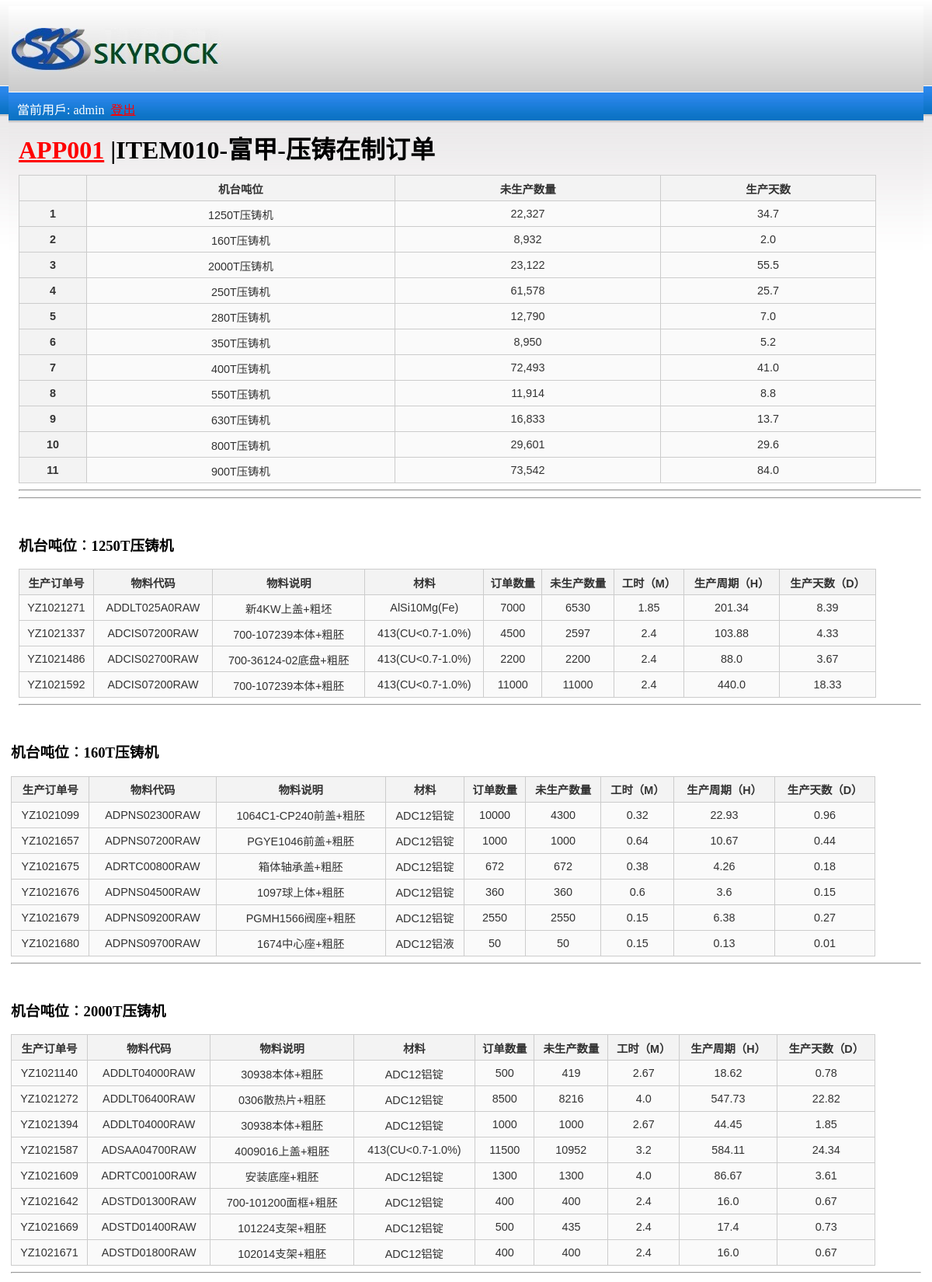
The app's page /app001/item010/ (signed in, upper part) with its own data.
### app001/models.py (models this page shows, shortened)
class Item010(models.Model):
    f01 = models.CharField(default=".", max_length=99,verbose_name="机台吨位")
    f02 = models.CharField(default=".", max_length=99,verbose_name="生产订单号")
    f03 = models.CharField(default=".", max_length=99,verbose_name="物料代码")
    f04 = models.CharField(default=".", max_length=99,verbose_name="物料说明")
    f05 = models.CharField(default=".", max_length=99,verbose_name="材料")
    f06 = models.IntegerField(default=0,verbose_name="订单数量")
    f07 = models.IntegerField(default=0,verbose_name="未生产数量")
    f08 = models.FloatField(default=0,verbose_name="工时")
    f09 = models.FloatField(default=0,verbose_name="生产周期")
    f10 = models.FloatField(default=0,verbose_name="生产天数")

### app001/views.py (the view)
def item010(request):
    if not request.user.is_authenticated:
         return redirect('/')
    subtotal=Item010.objects.values('f01').annotate(sumf07=Sum('f07'),sumf10=Sum('f10'))
    item_list = Item010.objects.order_by('f01','f02','f03','f04')[:400]
    context = {'current_user':request.user,'page_title':'ITEM010-富甲-压铸在制订单','item_list': item_list,'subtotal':subtotal}
    return render(request, 'app001/item010.html', context)

### app001/templates/app001/item010.html (shortened to what this page needs)
{% extends 'app001/base.html' %}
{% load humanize %}
{% block content %}
<table>
  <tr>
  <th></th>
  <th>机台吨位</th>
  <th>未生产数量</th>
  <th>生产天数</th>
  </tr>
 {% for sub in subtotal %}
  <tr>
        <th>{{ forloop.counter }}</th>
  <td>{{ sub.f01 }}</td>
  <td>{{ sub.sumf07 |intcomma }}</td>
  <td>{{ sub.sumf10 |floatformat:1}}</td>
  </tr>
{% endfor %}
</table>
<hr>
<hr>
{% regroup item_list by f01 as cust_list %}
  {% for cust in cust_list %}
  <br><h3>机台吨位︰{{ cust.grouper }}</h3>
<table>
    <tr>
        <th>生产订单号</th>
        <th>物料代码</th>
        <th>物料说明</th>
        <th>材料</th>
        <th>订单数量</th>
        <th>未生产数量</th>
        <th>工时（M）</th>
        <th>生产周期（H）	</th>
        <th>生产天数（D）</th>
    </tr>
    {% for item in cust.list %}
    <tr>
        <td>{{ item.f02 }}          </td>
        <td>{{ item.f03 }}          </td>
        <td>{{ item.f04 }}          </td>
        <td>{{ item.f05 }}          </td>
        <td>{{ item.f06 }}     </td>
        <td>{{ item.f07 }}        </td>
        <td>{{ item.f08 }}        </td>
        <td>{{ item.f09 }}        </td>
        <td>{{ item.f10 }}        </td>
    </tr>
    {% endfor %}
</table>
<hr>
</div>
{% endfor %}
{% endblock %}

### app001/templates/app001/base.html (shortened to what this page needs)
{% load static %}
<!DOCTYPE HTML>
<html>
<head>
    <link rel="stylesheet" type="text/css" href="{% static 'app001/style.css' %}" />
<body>
    <div class="header">
        <div class="logo">
            <img src="/static/app001/images/logo.jpg" alt="logo" title="logo"/>
        </div>
    </div>
    <div class='current_user'>
          當前用戶: {{ current_user }} &nbsp;<a href="/app001/logout">登出</a>
    </div>
    <div class='page_title'>
        <h1><a href='..'>APP001</a> |{{ page_title }}
        </h1>
    </div>
    <div class='page_data'>
        {% block content %}
        {% endblock %}
</body>

### app001/static/app001/style.css (style rules this page uses)
.current_user { color: white; margin: 9px 0px 0px 8px; }
.page_title { margin: 15px 0px 12px 10px; }
.page_data { margin: 0px 0px 0px 10px; }
h1 { margin: 3px 0px 3px 0px; }
body, html { padding: 0px 3px 10px 3px; background-color: #D8DBE2; background:#fff url(images/bg.jpg) repeat-x; }
table { color: #333; font-family: Helvetica, Arial, sans-serif; width: 95%; font-size:90%; border-collapse: collapse; border-spacing: 0; }
td, th { border: 1px solid #CCC; height: 30px; }
th { background: #F3F3F3; font-weight: bold; }
td { background: #FAFAFA; text-align: center; }
.header { width:1170px; margin:0 auto; height:111px; }
.header .logo { width:272px; height:56px; float:left; }
.header .logo img { width:272px; height:56px; border:0px; padding-top:28px; }
a:link { color: red; }

### records on screen
Item010: grouper "1250T压铸机", f02 "YZ1021271", f03 "ADDLT025A0RAW", f04 "新4KW上盖+粗坯", f05 "AlSi10Mg(Fe)", f06 "7000", f07 "6530", f08 "1.85", f09 "201.34", f10 "8.39"
Item010: f02 "YZ1021337", f03 "ADCIS07200RAW", f04 "700-107239本体+粗胚", f05 "413(CU<0.7-1.0%)", f06 "4500", f07 "2597", f08 "2.4", f09 "103.88", f10 "4.33"
Item010: f02 "YZ1021486", f03 "ADCIS02700RAW", f04 "700-36124-02底盘+粗胚", f05 "413(CU<0.7-1.0%)", f06 "2200", f07 "2200", f08 "2.4", f09 "88.0", f10 "3.67"
Item010: f02 "YZ1021592", f03 "ADCIS07200RAW", f04 "700-107239本体+粗胚", f05 "413(CU<0.7-1.0%)", f06 "11000", f07 "11000", f08 "2.4", f09 "440.0", f10 "18.33"
Item010: grouper "160T压铸机", f02 "YZ1021099", f03 "ADPNS02300RAW", f04 "1064C1-CP240前盖+粗胚", f05 "ADC12铝锭", f06 "10000", f07 "4300", f08 "0.32", f09 "22.93", f10 "0.96"
Item010: f02 "YZ1021657", f03 "ADPNS07200RAW", f04 "PGYE1046前盖+粗胚", f05 "ADC12铝锭", f06 "1000", f07 "1000", f08 "0.64", f09 "10.67", f10 "0.44"
Item010: f02 "YZ1021675", f03 "ADRTC00800RAW", f04 "箱体轴承盖+粗胚", f05 "ADC12铝锭", f06 "672", f07 "672", f08 "0.38", f09 "4.26", f10 "0.18"
Item010: f02 "YZ1021676", f03 "ADPNS04500RAW", f04 "1097球上体+粗胚", f05 "ADC12铝锭", f06 "360", f07 "360", f08 "0.6", f09 "3.6", f10 "0.15"
Item010: f02 "YZ1021679", f03 "ADPNS09200RAW", f04 "PGMH1566阀座+粗胚", f05 "ADC12铝锭", f06 "2550", f07 "2550", f08 "0.15", f09 "6.38", f10 "0.27"
Item010: f02 "YZ1021680", f03 "ADPNS09700RAW", f04 "1674中心座+粗胚", f05 "ADC12铝液", f06 "50", f07 "50", f08 "0.15", f09 "0.13", f10 "0.01"
Item010: grouper "2000T压铸机", f02 "YZ1021140", f03 "ADDLT04000RAW", f04 "30938本体+粗胚", f05 "ADC12铝锭", f06 "500", f07 "419", f08 "2.67", f09 "18.62", f10 "0.78"
Item010: f02 "YZ1021272", f03 "ADDLT06400RAW", f04 "0306散热片+粗胚", f05 "ADC12铝锭", f06 "8500", f07 "8216", f08 "4.0", f09 "547.73", f10 "22.82"
Item010: f02 "YZ1021394", f03 "ADDLT04000RAW", f04 "30938本体+粗胚", f05 "ADC12铝锭", f06 "1000", f07 "1000", f08 "2.67", f09 "44.45", f10 "1.85"
Item010: f02 "YZ1021587", f03 "ADSAA04700RAW", f04 "4009016上盖+粗胚", f05 "413(CU<0.7-1.0%)", f06 "11500", f07 "10952", f08 "3.2", f09 "584.11", f10 "24.34"
Item010: f02 "YZ1021609", f03 "ADRTC00100RAW", f04 "安装底座+粗胚", f05 "ADC12铝锭", f06 "1300", f07 "1300", f08 "4.0", f09 "86.67", f10 "3.61"
Item010: f02 "YZ1021642", f03 "ADSTD01300RAW", f04 "700-101200面框+粗胚", f05 "ADC12铝锭", f06 "400", f07 "400", f08 "2.4", f09 "16.0", f10 "0.67"
Item010: f02 "YZ1021669", f03 "ADSTD01400RAW", f04 "101224支架+粗胚", f05 "ADC12铝锭", f06 "500", f07 "435", f08 "2.4", f09 "17.4", f10 "0.73"
Item010: f02 "YZ1021671", f03 "ADSTD01800RAW", f04 "102014支架+粗胚", f05 "ADC12铝锭", f06 "400", f07 "400", f08 "2.4", f09 "16.0", f10 "0.67"

### other values on screen
{{ current_user }} "admin"
{{ page_title }} "ITEM010-富甲-压铸在制订单"
{{ sub.f01 }} "1250T压铸机" "160T压铸机" "2000T压铸机" "250T压铸机" "280T压铸机" "350T压铸机" "400T压铸机" "550T压铸机" "630T压铸机" "800T压铸机" "900T压铸机"
{{ sub.sumf07 |intcomma }} "22,327" "8,932" "23,122" "61,578" "12,790" "8,950" "72,493" "11,914" "16,833" "29,601" "73,542"
{{ sub.sumf10 |floatformat:1 }} "34.7" "2.0" "55.5" "25.7" "7.0" "5.2" "41.0" "8.8" "13.7" "29.6" "84.0"
